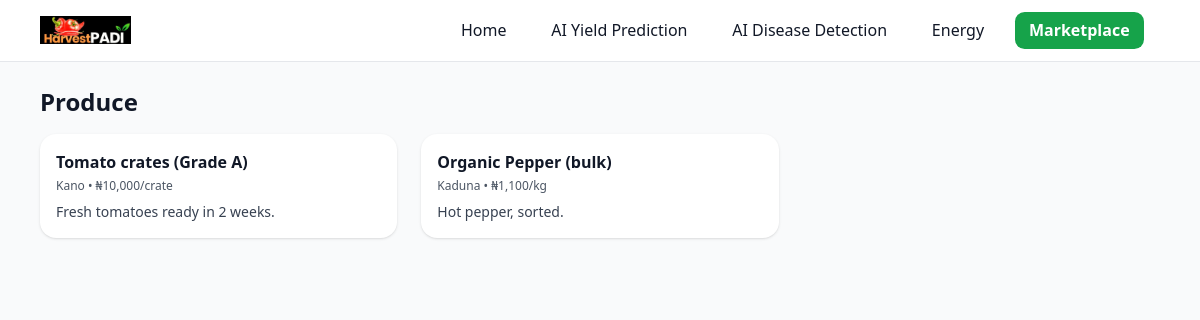
/market/type/produce/, run on the app's committed database.
### marketplace/models.py (models this page shows, shortened)
class Listing(models.Model):
    title = models.CharField(max_length=200)
    listing_type = models.CharField(max_length=20, choices=LISTING_TYPES)
    category = models.CharField(max_length=100, blank=True)
    location = models.CharField(max_length=100, blank=True)
    quantity = models.CharField(max_length=100, blank=True)
    price_text = models.CharField(max_length=100, blank=True)
    image = models.ImageField(upload_to='market/', blank=True, null=True)
    description = models.TextField(blank=True)
    is_verified = models.BooleanField(default=True)
    created_at = models.DateTimeField(auto_now_add=True)

### marketplace/views.py (the view)
# urls.py: path('type/<str:listing_type>/', views.market_list, name='market_list'),
def market_list(request, listing_type):
    qs = Listing.objects.filter(listing_type=listing_type)
    return render(request, 'market/list.html', {'items': qs, 'listing_type': listing_type})

### templates/market/list.html (shortened to what this page needs)
{% extends 'base.html' %}
{% load i18n %}
{% block content %}
<h1 class="text-2xl font-bold mb-4">{{ listing_type|title }}</h1>
<div class="grid md:grid-cols-3 gap-6">
  {% for x in items %}
  <div class="bg-white rounded-2xl shadow overflow-hidden">
    <div class="p-4">
      <div class="font-semibold mb-1">{{ x.title }}</div>
      <div class="text-xs text-gray-600 mb-2">{{ x.location }} • {{ x.price_text }}</div>
      <p class="text-sm text-gray-700 line-clamp-3">{{ x.description|default:"" }}</p>
    </div>
  </div>
  {% empty %}
  <p class="text-gray-600">{% trans "No listings yet." %}</p>
  {% endfor %}
</div>
{% endblock %}

### data on the page
Listing: title "Tomato crates (Grade A)", location "Kano", price_text "₦10,000/crate", description "Fresh tomatoes ready in 2 weeks."
Listing: title "Organic Pepper (bulk)", location "Kaduna", price_text "₦1,100/kg", description "Hot pepper, sorted."

### other printed values
{{ listing_type|title }} "Produce"
